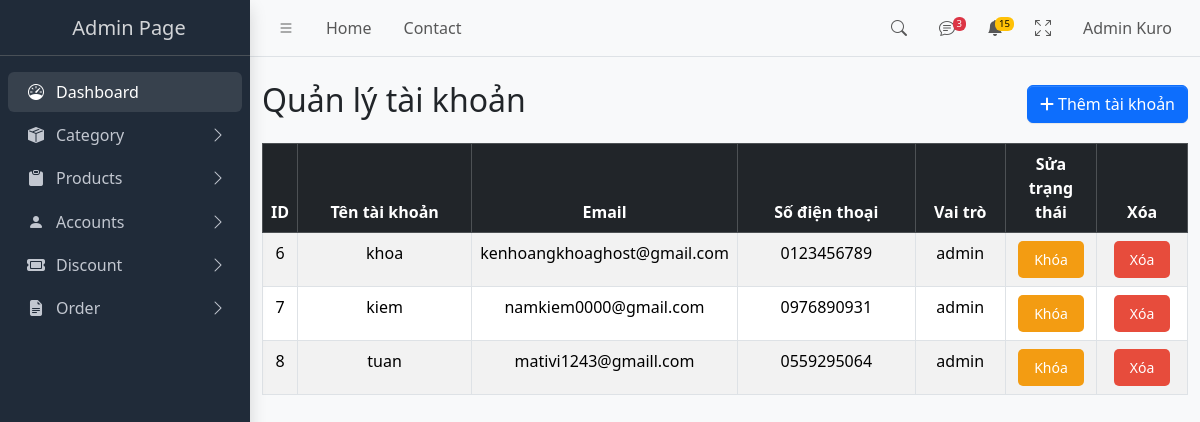
/?act=listaccount (signed in), run on the app's committed database.
### tables this page shows
CREATE TABLE `account` (
  `user_id` int NOT NULL,
  `Name` varchar(100) NOT NULL,
  `username` varchar(100) NOT NULL,
  `password` varchar(100) NOT NULL,
  `adress` text NOT NULL,
  `phone` varchar(11) NOT NULL,
  `email` varchar(100) NOT NULL,
  `created_at` timestamp NOT NULL DEFAULT CURRENT_TIMESTAMP,
  `status` enum('Mở','Khóa') DEFAULT 'Mở',
  `role` enum('admin','user') NOT NULL
);

### controller/admin/accController.php (called while the page is built, shortened)
<?php
class accController
{
    public $accModel;
    function __construct()
    {
        $this->accModel = new accModel();
    }
    function listAccount()
    {
        $allAccount = $this->accModel->getAllAccount();
        require_once 'views/admin/listAccount.php';
    }
}

### config/conn.php (called while the page is built, shortened)
<?php
function connectDB()
{
    $host = "mysql:host=localhost;dbname=ktk;charset=utf8";
    $user = "root";
    $pass = "";
    try {
        $conn = new PDO($host, $user, $pass);
        return $conn;
    } catch (PDOException $e) {
        echo "lỗi kết nối " . $e->getMessage();
    }
}
?>

### model/admin/accModel.php (called while the page is built, shortened)
<?php
class accModel
{
    public $conn;
    function __construct()
    {
        $this->conn = connectDB();
    }
    function getAllAccount()
    {
        $sql = "select * from account";
        return $this->conn->query($sql)->fetchAll(PDO::FETCH_ASSOC);
    }
}

### views/admin/listAccount.php (the view, shortened to what this page needs)
<!DOCTYPE html>
<html lang="en">
<head>
    <?php require_once "component/admin/link.php" ?>
</head>
<body class="layout-fixed sidebar-expand-lg bg-body-tertiary">
    <div class="app-wrapper">
        <?php require_once "component/admin/header.php" ?>
        <?php require_once "component/admin/sidebar.php" ?>
        <main class="app-main">
            <div class="container mt-4">
                <div class="d-flex justify-content-between align-items-center mb-3">
                    <h2>Quản lý tài khoản</h2>
                    <a href="?act=insertaccount"><button class="btn btn-primary" data-bs-toggle="modal" data-bs-target="#addModal">
                            <i class="fas fa-plus"></i> Thêm tài khoản
                        </button></a>
                </div>
                <div class="table-responsive">
                    <table class="table table-striped table-bordered" style="text-align:center">
                        <thead class="table-dark">
                            <tr>
                                <th scope="col" style="width: 1%">ID</th>
                                <th scope="col" style="width: 20%">Tên tài khoản</th>
                                <th scope="col" style="width: 25%">Email</th>
                                <th scope="col" style="width: 20%">Số điện thoại</th>
                                <th scope="col" style="width: 10%">Vai trò</th>
                                <th scope="col" style="width: 10%">Sửa trạng thái</th>
                                <th scope="col" style="width: 10%">Xóa</th>
                            </tr>
                        </thead>
                        <tbody>
                            <?php
                            if (isset($allAccount) && is_array($allAccount)) {
                                foreach ($allAccount as $key => $rows) {
                            ?>
                                    <tr>
                                        <td><?= $rows['user_id'] ?></td>
                                        <td><?= $rows['username'] ?></td>
                                        <td><?= $rows['email'] ?></td>
                                        <td><?= $rows['phone'] ?></td>
                                        <td><?= $rows['role'] ?></td>
                                        <td>
                                            <?php if ($rows['status'] == 'Mở') { ?>
                                                <a class="ban" href="?act=banAccount&id=<?= $rows['user_id'] ?>" onclick="return confirm('Bạn có chắc muốn khóa tài khoản này?')">
                                                    <button>Khóa</button>
                                                </a>
                                            <?php } else { ?>
                                                <a class="unban" href="?act=unbanAccount&id=<?= $rows['user_id'] ?>" onclick="return confirm('Bạn có chắc muốn mở khóa tài khoản này?')">
                                                    <button>Mở</button>
                                                </a>
                                            <?php } ?>
                                        </td>
                                        <td>
                                            <a class="delete" href="?act=deleteaccount&id=<?= $rows['user_id'] ?>" onclick="return confirm('Bạn có chắc muốn xóa tài khoản này?')">
                                                <button>Xóa</button>
                                            </a>
                                        </td>
                                    </tr>
                            <?php
                                }
                            } else {
                                echo "Không có tài khoản nào.";
                            }
                            ?>
                        </tbody>
                    </table>
                </div>
            </div>
        </main>
    </div>
</body>
</html>

### views/admin/listAccount.php (style rules this page uses)
button { padding: 8px 16px; border: none; border-radius: 5px; cursor: pointer; font-size: 14px; color: #fff; transition: background-color 0.3s ease, transform 0.2s ease; }
.delete button { background-color: #e74c3c; }
.ban button { background-color: #f39c12; }

### data on the page
account: user_id "6", username "khoa", email "kenhoangkhoaghost@gmail.com", phone "0123456789", role "admin"
account: user_id "7", username "kiem", email "namkiem0000@gmail.com", phone "0976890931", role "admin"
account: user_id "8", username "tuan", email "mativi1243@gmaill.com", phone "0559295064", role "admin"
